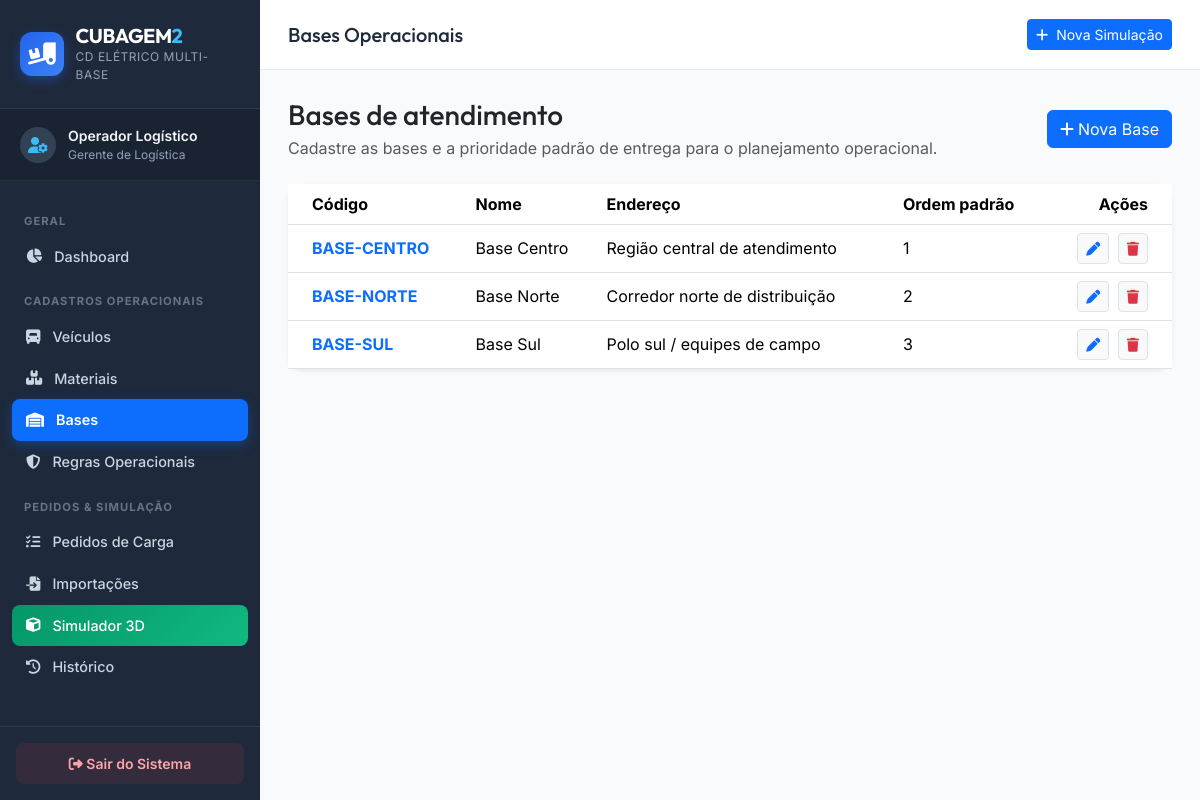
The page /pages/bases.php on the database its author committed.
### tables this page shows
CREATE TABLE bases_operacionais (
  id INTEGER PRIMARY KEY AUTOINCREMENT,
  codigo TEXT NOT NULL UNIQUE,
  nome TEXT NOT NULL,
  endereco TEXT NULL,
  ordem_padrao INTEGER DEFAULT 1,
  observacoes TEXT NULL,
  created_at DATETIME DEFAULT CURRENT_TIMESTAMP,
  updated_at DATETIME DEFAULT CURRENT_TIMESTAMP
);

### controllers/BaseController.php (called while the page is built, shortened)
<?php
require_once __DIR__ . '/../models/BaseOperacional.php';
class BaseController {
    private BaseOperacional $model;
    public function __construct() {
        $this->model = new BaseOperacional();
    }
    public function listar(): array {
        return $this->model->listarTodas();
    }
}

### models/BaseOperacional.php (called while the page is built, shortened)
<?php
require_once __DIR__ . '/../config/conexao.php';
class BaseOperacional {
    private PDO $pdo;
    public function __construct() {
        global $pdo;
        $this->pdo = $pdo;
    }
    public function listarTodas(): array {
        $stmt = $this->pdo->query('SELECT * FROM bases_operacionais ORDER BY ordem_padrao ASC, nome ASC');
        return $stmt->fetchAll();
    }
}

### pages/bases.php (the view, shortened to what this page needs)
<?php
require_once __DIR__ . '/../controllers/BaseController.php';
require_once __DIR__ . '/../includes/header.php';
require_once __DIR__ . '/../includes/menu.php';
$controller = new BaseController();
$bases = $controller->listar();
?>
<div class="container-fluid p-0">
    <div class="d-flex justify-content-between align-items-center mb-4">
        <div>
            <h2 class="h3 mb-1 text-dark">Bases de atendimento</h2>
            <p class="text-muted mb-0">Cadastre as bases e a prioridade padrão de entrega para o planejamento operacional.</p>
        </div>
        <button class="btn btn-primary" data-bs-toggle="modal" data-bs-target="#modalBase" onclick="resetBaseForm()"><i class="fa-solid fa-plus me-1"></i>Nova Base</button>
    </div>
    <div class="card border-0 shadow-sm rounded-4">
        <div class="card-body p-0">
            <div class="table-responsive">
                <table class="table table-hover align-middle mb-0">
                    <thead class="bg-light">
                        <tr>
                            <th class="ps-4">Código</th>
                            <th>Nome</th>
                            <th>Endereço</th>
                            <th>Ordem padrão</th>
                            <th class="pe-4 text-end">Ações</th>
                        </tr>
                    </thead>
                    <tbody>
                        <?php foreach ($bases as $base): ?>
                            <tr>
                                <td class="ps-4 fw-bold text-primary"><?= htmlspecialchars($base['codigo']) ?></td>
                                <td><?= htmlspecialchars($base['nome']) ?></td>
                                <td><?= htmlspecialchars($base['endereco']) ?></td>
                                <td><?= (int) $base['ordem_padrao'] ?></td>
                                <td class="pe-4 text-end">
                                    <button class="btn btn-sm btn-light border me-1" onclick='editBase(<?= json_encode($base, JSON_UNESCAPED_UNICODE | JSON_UNESCAPED_SLASHES) ?>)'><i class="fa-solid fa-pen text-primary"></i></button>
                                    <button class="btn btn-sm btn-light border text-danger" onclick="deleteBase(<?= (int) $base['id'] ?>)"><i class="fa-solid fa-trash"></i></button>
                                </td>
                            </tr>
                        <?php endforeach; ?>
                    </tbody>
                </table>
            </div>
        </div>
    </div>
</div>
<?php require_once __DIR__ . '/../includes/footer.php'; ?>

### assets/css/style.css (style rules this page uses)
:root { --primary-color: #0d6efd; --primary-hover: #0b5ed7; --dark-bg: #0f172a; --sidebar-bg: #1e293b; --sidebar-active: #334155; --card-bg: #ffffff; --border-color: #e2e8f0; --text-primary: #1e293b; --text-secondary: #64748b; --accent-munck: #d97706; --accent-truck: #2563eb; --accent-carreta: #059669; --accent-warning: #f59e0b; --accent-danger: #ef4444; --accent-success: #10b981; --radius-sm: 8px; --radius-md: 12px; --radius-lg: 16px; --shadow-sm: 0 1px 3px rgba(0,0,0,0.1); --shadow-md: 0 4px 6px -1px rgba(0,0,0,0.1), 0 2px 4px -1px rgba(0,0,0,0.06); --shadow-lg: 0 10px 15px -3px rgba(0,0,0,0.1), 0 4px 6px -2px rgba(0,0,0,0.05); }
body { font-family: 'Inter', system-ui, -apple-system, sans-serif; background-color: #f8fafc; color: var(--text-primary); margin: 0; padding: 0; }
h1, h2, h3, h4, h5, h6 { font-family: 'Outfit', 'Inter', sans-serif; font-weight: 700; }

### rows shown on the page
bases_operacionais: codigo "BASE-CENTRO", nome "Base Centro", endereco "Região central de atendimento", ordem_padrao "1"
bases_operacionais: codigo "BASE-NORTE", nome "Base Norte", endereco "Corredor norte de distribuição", ordem_padrao "2"
bases_operacionais: codigo "BASE-SUL", nome "Base Sul", endereco "Polo sul / equipes de campo", ordem_padrao "3"

### other values the page prints
$usuarioLogado['nome'] "Operador Logístico"
$usuarioLogado['cargo'] "Gerente de Logística"
$pageTitle "Bases Operacionais"
